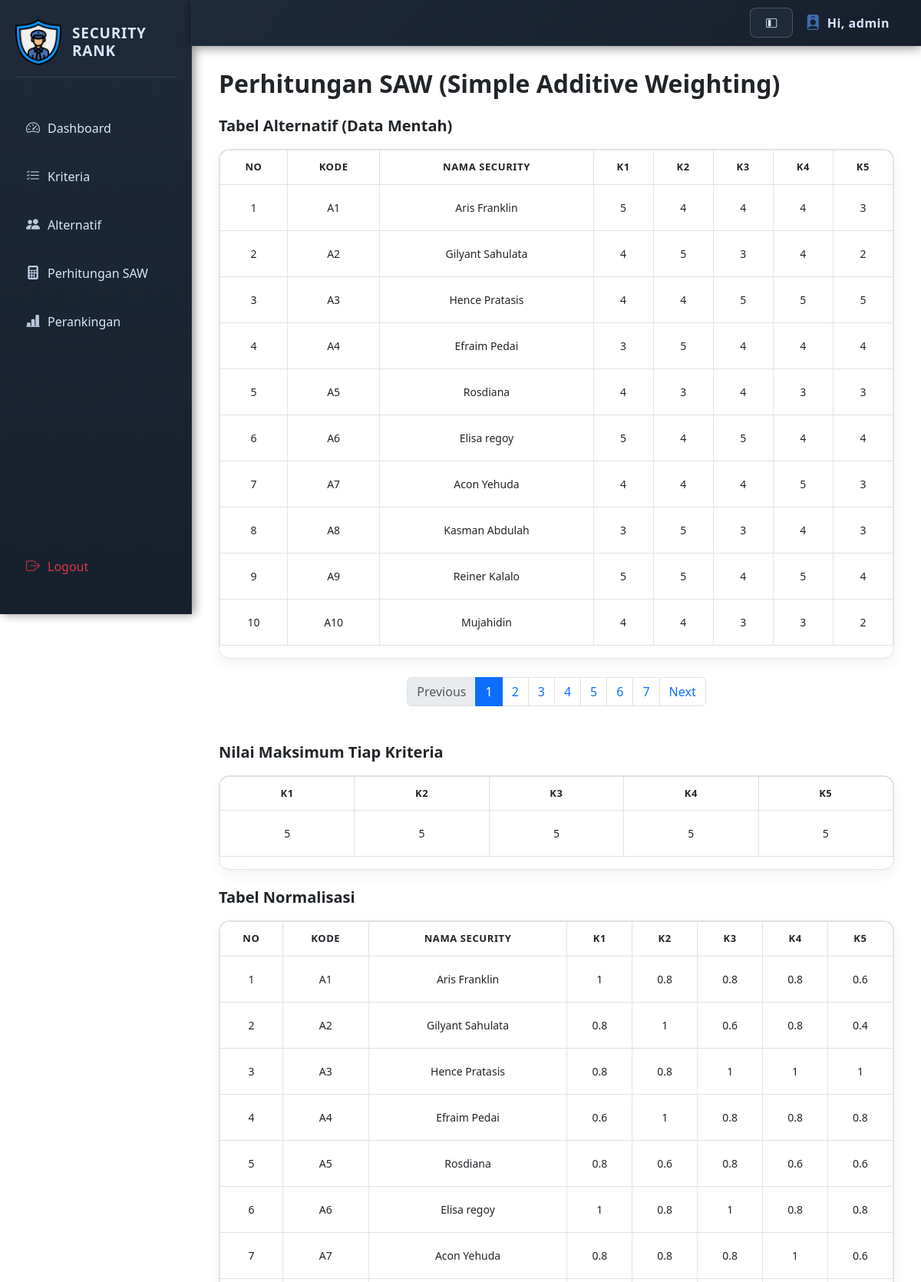
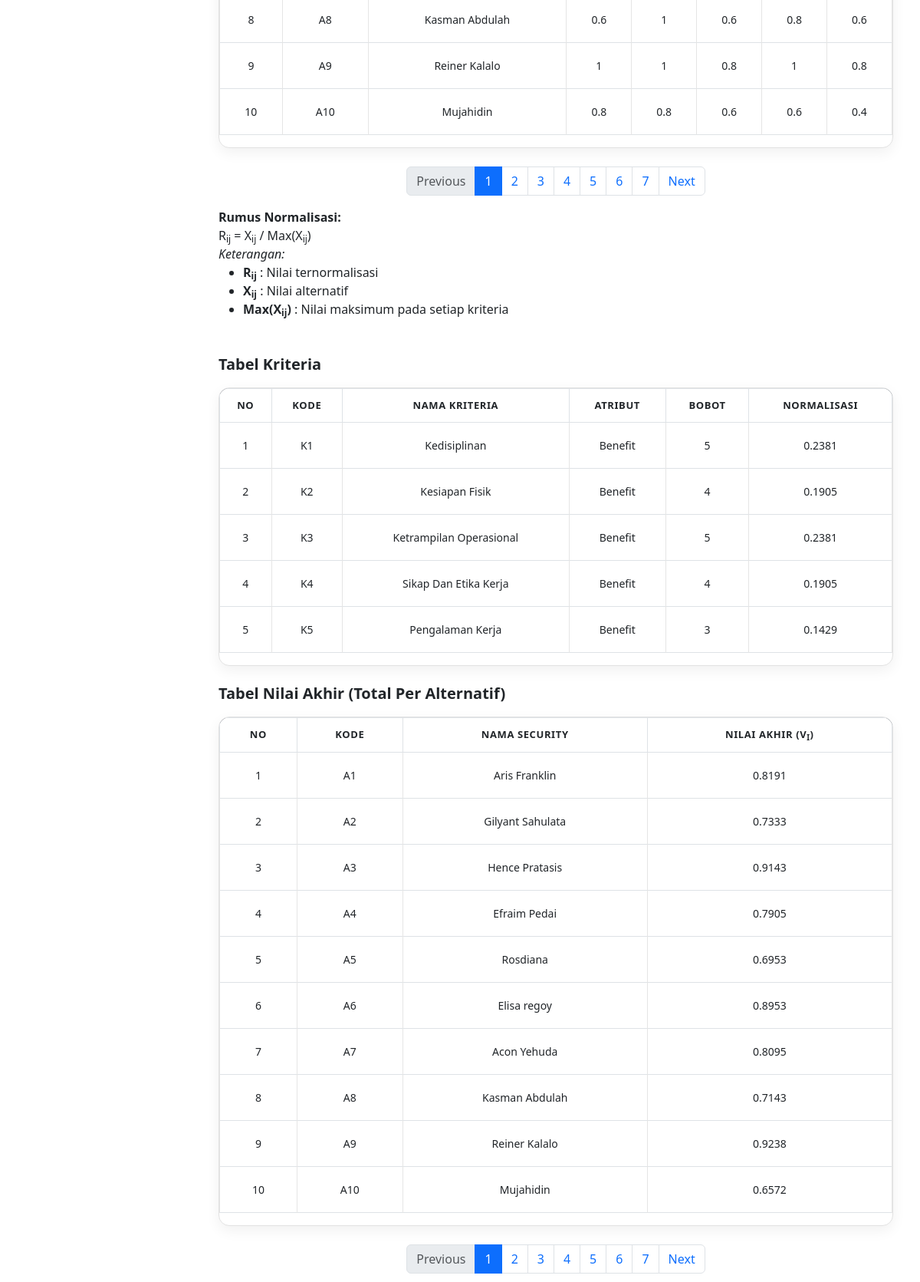
Screenshot of /perhitungan.php (signed in, upper part) with the database file from the repository (2 pictures, top to bottom).
### tables this page shows
CREATE TABLE `alternatif` (
  `no` int(11) NOT NULL,
  `kode` text DEFAULT NULL,
  `Nama Security` varchar(100) NOT NULL,
  `kedisiplinan (K1)` int(11) NOT NULL,
  `Kesiapan Fisik (K2)` int(11) NOT NULL,
  `Ketrampilan Operasional (K3)` int(11) NOT NULL,
  `Sikap Dan Etika Kerja (K4)` int(11) NOT NULL,
  `Pengalaman Kerja (K5)` int(11) NOT NULL
);

CREATE TABLE `kriteria` (
  `nomor` int(11) NOT NULL,
  `kode` varchar(10) NOT NULL,
  `kriteria` varchar(100) NOT NULL,
  `atribut` enum('benefit','cost') NOT NULL,
  `bobot` int(11) NOT NULL,
  `normalisasi` decimal(10,5) NOT NULL DEFAULT 0.00000
);

### perhitungan.php (the view, shortened to what this page needs)
<?php
require 'include/db.php';
function getPaginationVars($name, $limit = 10) {
    $page = isset($_GET[$name]) ? (int)$_GET[$name] : 1;
    $offset = ($page - 1) * $limit;
    return [$page, $limit, $offset];
}
list($pageAlt, $limitAlt, $offsetAlt) = getPaginationVars('pageAlt');
list($pageNorm, $limitNorm, $offsetNorm) = getPaginationVars('pageNorm');
list($pageTotal, $limitTotal, $offsetTotal) = getPaginationVars('pageTotal');
$totalAltRows = $mysqli->query("SELECT COUNT(*) AS total FROM alternatif")->fetch_assoc()['total'];
$totalAltPages = ceil($totalAltRows / $limitAlt);
$sqlAlt = "
    SELECT
        `no`, `kode`, `Nama Security` AS nama,
        `kedisiplinan (K1)` AS k1, `Kesiapan Fisik (K2)` AS k2,
        `Ketrampilan Operasional (K3)` AS k3, `Sikap Dan Etika Kerja (K4)` AS k4,
        `Pengalaman Kerja (K5)` AS k5
    FROM `alternatif`
    ORDER BY `no` ASC
    LIMIT $limitAlt OFFSET $offsetAlt
";
$resAlt = $mysqli->query($sqlAlt);
$alternatif = [];
while ($r = $resAlt->fetch_assoc()) $alternatif[] = $r;
$kriteria = [];
$qKriteria = $mysqli->query("SELECT * FROM kriteria ORDER BY nomor ASC");
while ($r = $qKriteria->fetch_assoc()) $kriteria[] = $r;
$max = $mysqli->query("
    SELECT
        MAX(`kedisiplinan (K1)`) AS max_k1,
        MAX(`Kesiapan Fisik (K2)`) AS max_k2,
        MAX(`Ketrampilan Operasional (K3)`) AS max_k3,
        MAX(`Sikap Dan Etika Kerja (K4)`) AS max_k4,
        MAX(`Pengalaman Kerja (K5)`) AS max_k5
    FROM alternatif
")->fetch_assoc();
$bobot = [];
foreach ($kriteria as $row) {
    $kode = strtolower(str_replace(['(', ')', ' '], '', $row['kode']));
    $bobot[$kode] = (float)$row['normalisasi'];
}
$maxArr = [
    'k1' => $max['max_k1'] ?? 1,
    'k2' => $max['max_k2'] ?? 1,
    'k3' => $max['max_k3'] ?? 1,
    'k4' => $max['max_k4'] ?? 1,
    'k5' => $max['max_k5'] ?? 1
];
$totalRows = $totalAltRows;
$totalNormPages = ceil($totalRows / $limitNorm);
$totalTotalPages = ceil($totalRows / $limitTotal);
$sqlNorm = "
    SELECT
        `no`, `kode`, `Nama Security` AS nama,
        `kedisiplinan (K1)` AS k1, `Kesiapan Fisik (K2)` AS k2,
        `Ketrampilan Operasional (K3)` AS k3, `Sikap Dan Etika Kerja (K4)` AS k4,
        `Pengalaman Kerja (K5)` AS k5
    FROM alternatif
    ORDER BY no ASC
";
$resAll = $mysqli->query($sqlNorm);
$normalisasiData = [];
while ($alt = $resAll->fetch_assoc()) {
    $total = 0;
    for ($i = 1; $i <= 5; $i++) {
        $key = "k$i";
        $n = ($maxArr[$key] > 0) ? $alt[$key] / $maxArr[$key] : 0;
        $alt["n_$key"] = round($n, 1);
        $total += $n * ($bobot["k$i"] ?? 0);
    }
    $alt['total'] = round($total, 4);
    $normalisasiData[] = $alt;
}
$normalisasi = array_slice($normalisasiData, $offsetNorm, $limitNorm);
$totalHasil = array_slice($normalisasiData, $offsetTotal, $limitTotal);
include 'include/header.php';
?>
<link rel="stylesheet" href="assets/alternatif.css?v=<?= time(); ?>">
<div class="page-wrapper">
    <h2 class="fw-bold mb-4">Perhitungan SAW (Simple Additive Weighting)</h2>
    <section id="altTable" class="fade-section visible">
        <h5 class="fw-semibold text-dark mb-3">Tabel Alternatif (Data Mentah)</h5>
        <div class="table-wrapper mb-4">
            <table class="table table-modern table-bordered align-middle text-center">
                <thead><tr>
                    <th>No</th><th>Kode</th><th>Nama Security</th>
                    <th>K1</th><th>K2</th><th>K3</th><th>K4</th><th>K5</th>
                </tr></thead>
                <tbody>
                    <?php $no=$offsetAlt+1; foreach ($alternatif as $alt): ?>
                    <tr>
                        <td><?= $no++ ?></td>
                        <td><?= $alt['kode'] ?></td>
                        <td class="text-start"><?= $alt['nama'] ?></td>
                        <td><?= $alt['k1'] ?></td><td><?= $alt['k2'] ?></td>
                        <td><?= $alt['k3'] ?></td><td><?= $alt['k4'] ?></td><td><?= $alt['k5'] ?></td>
                    </tr>
                    <?php endforeach; ?>
                </tbody>
            </table>
        </div>
    </section>
    <nav aria-label="Pagination Alternatif">
      <ul class="pagination justify-content-center mt-3">
        <li class="page-item <?= ($pageAlt <= 1) ? 'disabled' : '' ?>">
          <a class="page-link scroll-link" href="?pageAlt=<?= $pageAlt - 1 ?>&pageNorm=<?= $pageNorm ?>&pageTotal=<?= $pageTotal ?>#altTable">Previous</a>
        </li>
        <?php for ($i = 1; $i <= $totalAltPages; $i++): ?>
          <li class="page-item <?= ($i == $pageAlt) ? 'active' : '' ?>">
            <a class="page-link scroll-link" href="?pageAlt=<?= $i ?>&pageNorm=<?= $pageNorm ?>&pageTotal=<?= $pageTotal ?>#altTable"><?= $i ?></a>
          </li>
        <?php endfor; ?>
        <li class="page-item <?= ($pageAlt >= $totalAltPages) ? 'disabled' : '' ?>">
          <a class="page-link scroll-link" href="?pageAlt=<?= $pageAlt + 1 ?>&pageNorm=<?= $pageNorm ?>&pageTotal=<?= $pageTotal ?>#altTable">Next</a>
        </li>
      </ul>
    </nav>
    <section class="fade-section visible">
        <h5 class="fw-semibold text-dark mt-5 mb-3">Nilai Maksimum Tiap Kriteria</h5>
        <div class="table-wrapper mb-4">
            <table class="table table-modern table-bordered text-center align-middle">
                <thead><tr><th>K1</th><th>K2</th><th>K3</th><th>K4</th><th>K5</th></tr></thead>
                <tbody><tr>
                    <td><?= $maxArr['k1'] ?></td>
                    <td><?= $maxArr['k2'] ?></td>
                    <td><?= $maxArr['k3'] ?></td>
                    <td><?= $maxArr['k4'] ?></td>
                    <td><?= $maxArr['k5'] ?></td>
                </tr></tbody>
            </table>
        </div>
    </section>
    <section id="normTable" class="fade-section visible">
        <h5 class="fw-semibold text-dark mb-3">Tabel Normalisasi</h5>
        <div class="table-wrapper mb-4">
            <table class="table table-modern table-bordered align-middle text-center">
                <thead><tr>
                    <th>No</th><th>Kode</th><th>Nama Security</th>
                    <th>K1</th><th>K2</th><th>K3</th><th>K4</th><th>K5</th>
                </tr></thead>
                <tbody>
                    <?php $no=$offsetNorm+1; foreach ($normalisasi as $alt): ?>
                    <tr>
                        <td><?= $no++ ?></td>
                        <td><?= $alt['kode'] ?></td>
                        <td class="text-start"><?= $alt['nama'] ?></td>
                        <td><?= $alt['n_k1'] ?></td><td><?= $alt['n_k2'] ?></td>
                        <td><?= $alt['n_k3'] ?></td><td><?= $alt['n_k4'] ?></td><td><?= $alt['n_k5'] ?></td>
                    </tr>
                    <?php endforeach; ?>
                </tbody>
            </table>
        </div>
    </section>
    <nav aria-label="Pagination Normalisasi">
      <ul class="pagination justify-content-center mt-3">
        <li class="page-item <?= ($pageNorm <= 1) ? 'disabled' : '' ?>">
          <a class="page-link scroll-link" href="?pageNorm=<?= $pageNorm - 1 ?>&pageAlt=<?= $pageAlt ?>&pageTotal=<?= $pageTotal ?>#normTable">Previous</a>
        </li>
        <?php for ($i = 1; $i <= $totalNormPages; $i++): ?>
          <li class="page-item <?= ($i == $pageNorm) ? 'active' : '' ?>">
            <a class="page-link scroll-link" href="?pageNorm=<?= $i ?>&pageAlt=<?= $pageAlt ?>&pageTotal=<?= $pageTotal ?>#normTable"><?= $i ?></a>
          </li>
        <?php endfor; ?>
        <li class="page-item <?= ($pageNorm >= $totalNormPages) ? 'disabled' : '' ?>">
          <a class="page-link scroll-link" href="?pageNorm=<?= $pageNorm + 1 ?>&pageAlt=<?= $pageAlt ?>&pageTotal=<?= $pageTotal ?>#normTable">Next</a>
        </li>
      </ul>
    </nav>
   <div class="rumus-section">
    <b>Rumus Normalisasi:</b>
    <div class="rumus-formula">
        R<sub>ij</sub> = X<sub>ij</sub> / Max(X<sub>ij</sub>)
    </div>
    <div class="keterangan">
        <i>Keterangan:</i>
        <ul>
            <li><b>R<sub>ij</sub></b> : <span>Nilai ternormalisasi</span></li>
            <li><b>X<sub>ij</sub></b> : <span>Nilai alternatif</span></li>
            <li><b>Max(X<sub>ij</sub>)</b> : <span>Nilai maksimum pada setiap kriteria</span></li>
        </ul>
    </div>
</div>
    <section id="kriteriaTable" class="fade-section visible">
        <h5 class="fw-semibold text-dark mt-5 mb-3">Tabel Kriteria</h5>
        <div class="table-wrapper mb-4">
            <table class="table table-modern table-bordered text-center align-middle">
                <thead>
                    <tr>
                        <th>No</th>
                        <th>Kode</th>
                        <th>Nama Kriteria</th>
                        <th>Atribut</th>
                        <th>Bobot</th>
                        <th>Normalisasi</th>
                    </tr>
                </thead>
                <tbody>
                    <?php foreach ($kriteria as $row): ?>
                    <tr>
                        <td><?= $row['nomor'] ?></td>
                        <td><?= htmlspecialchars($row['kode']) ?></td>
                        <td><?= htmlspecialchars($row['kriteria']) ?></td>
                        <td><?= ucfirst($row['atribut']) ?></td>
                        <td><?= $row['bobot'] ?></td>
                        <td><?= rtrim(rtrim(number_format($row['normalisasi'], 4), '0'), '.') ?></td>
                    </tr>
                    <?php endforeach; ?>
                </tbody>
            </table>
        </div>
    </section>
<section id="totalTable" class="fade-section visible">
    <h5 class="fw-semibold text-dark mb-3">Tabel Nilai Akhir (Total Per Alternatif)</h5>
    <div class="table-wrapper mb-4">
        <table class="table table-modern table-bordered text-center align-middle">
            <thead>
                <tr>
                    <th>No</th>
                    <th>Kode</th>
                    <th>Nama Security</th>
                    <th>Nilai Akhir (V<sub>i</sub>)</th>
                </tr>
            </thead>
            <tbody>
                <?php $no = $offsetTotal + 1; foreach ($totalHasil as $row): ?>
                <tr>
                    <td><?= $no++ ?></td>
                    <td><?= htmlspecialchars($row['kode']) ?></td>
                    <td class="text-start"><?= htmlspecialchars($row['nama']) ?></td>
                    <td><?= number_format($row['total'], 4, '.', '') ?></td>
                </tr>
                <?php endforeach; ?>
            </tbody>
        </table>
    </div>
</section>
    <nav aria-label="Pagination Total">
      <ul class="pagination justify-content-center mt-3">
        <li class="page-item <?= ($pageTotal <= 1) ? 'disabled' : '' ?>">
          <a class="page-link scroll-link" href="?pageTotal=<?= $pageTotal - 1 ?>&pageAlt=<?= $pageAlt ?>&pageNorm=<?= $pageNorm ?>#totalTable">Previous</a>
        </li>
        <?php for ($i = 1; $i <= $totalTotalPages; $i++): ?>
          <li class="page-item <?= ($i == $pageTotal) ? 'active' : '' ?>">
            <a class="page-link scroll-link" href="?pageTotal=<?= $i ?>&pageAlt=<?= $pageAlt ?>&pageNorm=<?= $pageNorm ?>#totalTable"><?= $i ?></a>
          </li>
        <?php endfor; ?>
        <li class="page-item <?= ($pageTotal >= $totalTotalPages) ? 'disabled' : '' ?>">
          <a class="page-link scroll-link" href="?pageTotal=<?= $pageTotal + 1 ?>&pageAlt=<?= $pageAlt ?>&pageNorm=<?= $pageNorm ?>#totalTable">Next</a>
        </li>
      </ul>
    </nav>
</div>
<?php include 'include/footer.php'; ?>

### assets/alternatif.css (style rules this page uses)
.page-wrapper { margin-left: 250px; padding: 90px 35px 35px; transition: 0.3s ease; }
.table-wrapper { background: #ffffff; padding: 0; border-radius: 14px; box-shadow: 0 6px 18px rgba(0,0,0,0.06); overflow: hidden; border: 1px solid #e2e2e2; margin-top: 18px; }
.table-modern thead tr { background: #1E2A3A !important; color: #ffffff; text-transform: uppercase; font-size: 13px; letter-spacing: 0.6px; }
.table-modern thead th { text-align: center !important; vertical-align: middle !important; padding: 12px 10px; }
.table-modern td { padding: 10px 12px !important; font-size: 14px; border-color: #e5e5e5 !important; vertical-align: middle !important; }
.table-modern tbody tr { transition: 0.25s ease; }
.table-modern tbody tr:nth-child(odd) { background: #fafafa; }
.table-modern td, .table-modern th { text-align: center !important; }
.table-modern td:nth-child(3) { text-align: left !important; }
.table-modern th, .table-modern td { text-align: center !important; vertical-align: middle !important; }
.table-modern td:nth-child(3) { text-align: center !important; }
.table-modern td { height: 60px; display: table-cell; }

### perhitungan.php (style rules this page uses)
.fade-section { opacity: 0; transform: translateY(10px); transition: opacity 0.6s ease, transform 0.6s ease; }
.fade-section.visible { opacity: 1; transform: translateY(0); }

### rows the page displays
alternatif: kode "A1", Nama Security "Aris Franklin", k1 "5", k2 "4", k3 "4", k4 "4", k5 "3", no "1", n_k2 "0.8", n_k3 "0.8", n_k4 "0.8", n_k5 "0.6", total "0.8191"
alternatif: kode "A2", Nama Security "Gilyant Sahulata", k1 "4", k2 "5", k3 "3", k4 "4", k5 "2", n_k1 "0.8", n_k2 "1", n_k3 "0.6", n_k4 "0.8", n_k5 "0.4", total "0.7333"
alternatif: kode "A3", Nama Security "Hence Pratasis", k1 "4", k2 "4", k3 "5", k4 "5", k5 "5"
alternatif: kode "A4", Nama Security "Efraim Pedai", k1 "3", k2 "5", k3 "4", k4 "4", k5 "4", n_k1 "0.6", n_k2 "1", n_k3 "0.8", n_k4 "0.8", n_k5 "0.8", total "0.7905"
alternatif: kode "A5", Nama Security "Rosdiana", k1 "4", k2 "3", k3 "4", k4 "3", k5 "3", n_k1 "0.8", n_k2 "0.6", n_k3 "0.8", n_k4 "0.6", n_k5 "0.6", total "0.6953"
alternatif: kode "A6", Nama Security "Elisa regoy", k1 "5", k2 "4", k3 "5", k4 "4", k5 "4", n_k1 "1", n_k2 "0.8", n_k3 "1", n_k4 "0.8", n_k5 "0.8", total "0.8953"
alternatif: kode "A7", Nama Security "Acon Yehuda", k1 "4", k2 "4", k3 "4", k4 "5", k5 "3", n_k1 "0.8", n_k2 "0.8", n_k3 "0.8", n_k4 "1", n_k5 "0.6", total "0.8095"
alternatif: kode "A8", Nama Security "Kasman Abdulah", k1 "3", k2 "5", k3 "3", k4 "4", k5 "3", n_k1 "0.6", n_k2 "1", n_k3 "0.6", n_k4 "0.8", n_k5 "0.6", total "0.7143"
alternatif: kode "A9", Nama Security "Reiner Kalalo", k1 "5", k2 "5", k3 "4", k4 "5", k5 "4", n_k1 "1", n_k2 "1", n_k3 "0.8", n_k4 "1", n_k5 "0.8", total "0.9238"
alternatif: kode "A10", Nama Security "Mujahidin", k1 "4", k2 "4", k3 "3", k4 "3", k5 "2", n_k1 "0.8", n_k2 "0.8", n_k3 "0.6", n_k4 "0.6", n_k5 "0.4", total "0.6572"
kriteria: nomor "1", kode "K1", kriteria "Kedisiplinan", atribut "Benefit", bobot "5", normalisasi "0.2381"
kriteria: nomor "2", kode "K2", kriteria "Kesiapan Fisik", atribut "Benefit", bobot "4", normalisasi "0.1905"
kriteria: nomor "3", kode "K3", kriteria "Ketrampilan Operasional", atribut "Benefit", bobot "5", normalisasi "0.2381"
kriteria: nomor "4", kode "K4", kriteria "Sikap Dan Etika Kerja", atribut "Benefit", bobot "4", normalisasi "0.1905"
kriteria: nomor "5", kode "K5", kriteria "Pengalaman Kerja", atribut "Benefit", bobot "3", normalisasi "0.1429"

### other values shown
$_SESSION['user'] "admin"
$maxArr['k1'] "5"
$maxArr['k2'] "5"
$maxArr['k3'] "5"
$maxArr['k4'] "5"
$maxArr['k5'] "5"
$alt['kode'] "A3"
$alt['nama'] "Hence Pratasis"
$alt['n_k1'] "0.8"
$alt['n_k2'] "0.8"
$alt['n_k3'] "1"
$alt['n_k4'] "1"
$alt['n_k5'] "1"
$row['kode'] "A3"
$row['nama'] "Hence Pratasis"
